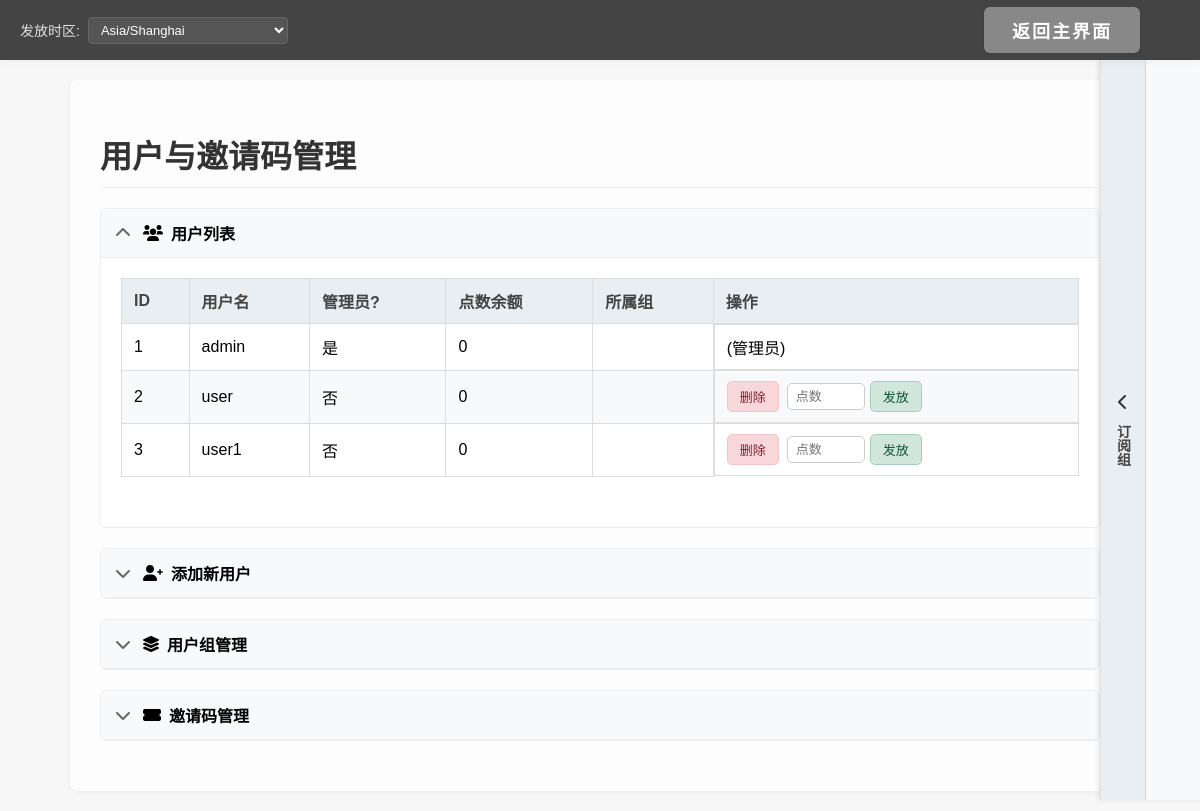
Page /user/manage (signed in) on the earlier database version.
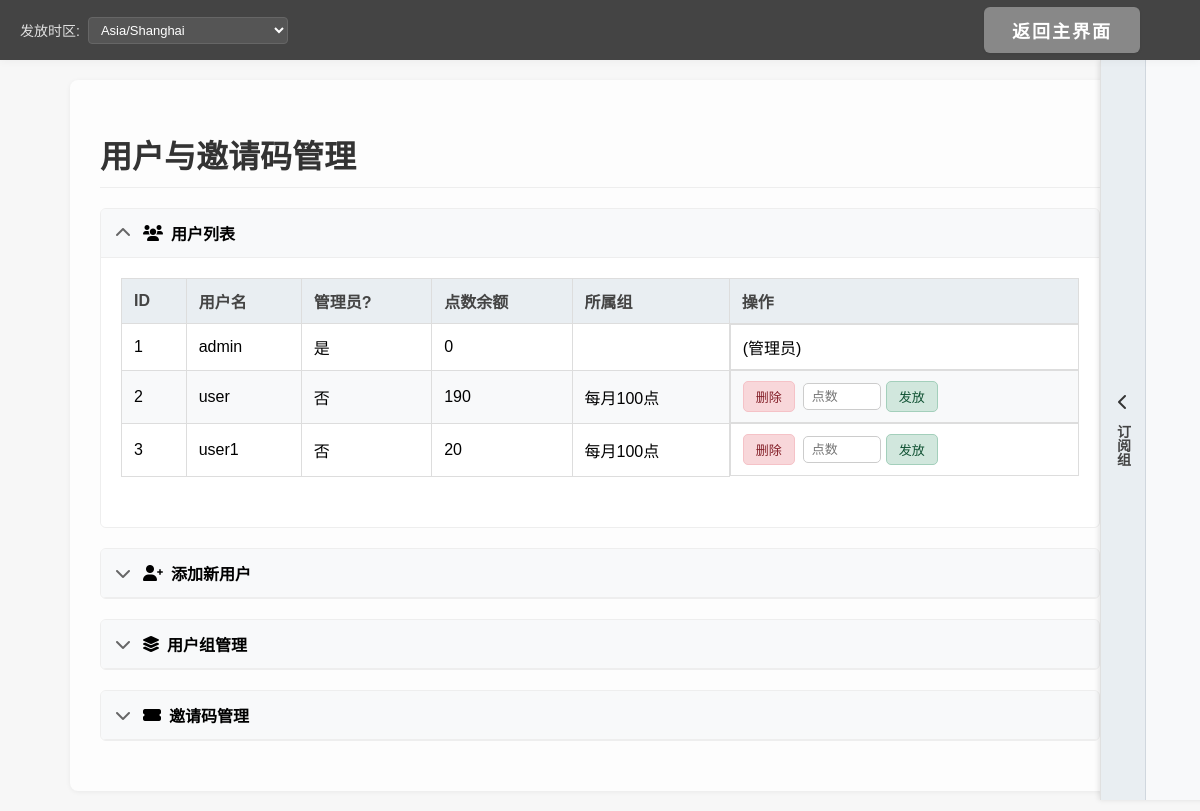
Same page on the later database version.
### app/models/user.py (models this page shows, shortened)
class User(UserMixin, db.Model):
    id = db.Column(db.Integer, primary_key=True)
    username = db.Column(db.String(80), unique=True, nullable=False)
    email = db.Column(db.String(120), unique=True, nullable=True)
    password_hash = db.Column(db.String(128), nullable=False)
    is_admin = db.Column(db.Boolean, default=False)
    password_change_required = db.Column(db.Boolean, default=False, nullable=False)
    auto_save_on_navigate = db.Column(db.Boolean, default=True, nullable=False)
    points = db.Column(db.Integer, default=0, nullable=False)
    active_ai_service_id = db.Column(db.Integer, db.ForeignKey('ai_service.id'), nullable=True)
    groups = db.relationship('Group',
                             secondary=user_group_association,
                             lazy='dynamic', # 返回查询对象
                             back_populates='users')
    @property
    def password(self):
        raise AttributeError('password is not a readable attribute')

### app/user.py (the view, shortened to what this page needs)
@user.route('/manage', methods=['GET', 'POST'])
@login_required
def manage():
    if not current_user.is_admin:
        flash('无权限访问')
        return redirect(url_for('main.index'))
    users = User.query.all()
    groups = Group.query.order_by(Group.name).all()
    return render_template('user_manage.html', users=users, groups=groups)

### app/auth.py (called while the page is built)
@login_manager.user_loader
def load_user(user_id):
    return db.session.get(User, int(user_id))

### app/templates/user_manage.html (shortened to what this page needs)
<!DOCTYPE html>
<html lang="zh-CN">
<head>
    <link rel="stylesheet" href="/static/style.css">
    <link rel="stylesheet" href="https://cdnjs.cloudflare.com/ajax/libs/font-awesome/6.0.0/css/all.min.css">
</head>
<body>
    <div class="top-bar">
        <div class="left-controls">
            <div class="timezone-selector-container">
                <label for="timezone-selector">发放时区:</label>
                <select id="timezone-selector" name="distribution_timezone">
                    <option value="">加载中...</option>
                </select>
            </div>
        </div>
        <div class="right-buttons">
             <a href="{{ url_for('main.index') }}" class="top-btn">返回主界面</a>
        </div>
    </div>
    <div class="container">
        <h1>用户与邀请码管理</h1>
        <details class="collapsible-section" open>
            <summary><i class="fas fa-users"></i> 用户列表</summary>
            <div class="collapsible-content">
                <table>
                    <thead>
                        <tr>
                            <th>ID</th>
                            <th>用户名</th>
                            <th>管理员?</th>
                            <th>点数余额</th>
                            <th>所属组</th>
                            <th>操作</th>
                        </tr>
                    </thead>
                    <tbody>
                        {% for user in users %}
                        <tr>
                            <td>{{ user.id }}</td>
                            <td>{{ user.username }}</td>
                            <td>{{ '是' if user.is_admin else '否' }}</td>
                            <td id="points-{{ user.id }}">{{ user.points }}</td>
                            <td>
                                {% if user.groups %}
                                    {{ user.groups | map(attribute='name') | join(', ') }}
                                {% else %}
                                    -
                                {% endif %}
                            </td>
                            <td class="actions-cell">
                                {% if not user.is_admin %}
                                    <a href="{{ url_for('user.delete', user_id=user.id) }}" class="action-btn delete-btn" onclick="return confirm('确定要删除用户 {{ user.username }} 吗？');">删除</a>
                                    <form class="grant-form" data-user-id="{{ user.id }}">
                                        <input type="number" min="1" placeholder="点数" required>
                                        <button type="submit" class="action-btn">发放</button>
                                    </form>
                                {% else %}
                                    (管理员)
                                {% endif %}
                            </td>
                        </tr>
                        {% endfor %}
                    </tbody>
                </table>
            </div>
        </details>
        <details class="collapsible-section">
            <summary><i class="fas fa-user-plus"></i> 添加新用户</summary>
        </details>
        <details class="collapsible-section">
            <summary><i class="fas fa-layer-group"></i> 用户组管理</summary>
        </details>
        <details class="collapsible-section" id="invitation-code-section">
            <summary><i class="fas fa-ticket-alt"></i> 邀请码管理</summary>
        </details>
    </div>
    <div id="subscription-panel" class="collapsed">
        <div class="panel-toggle-handle" title="管理订阅组">
            <i id="panel-toggle-icon" class="fas fa-chevron-left"></i>
            <span class="panel-handle-text">订阅组</span>
        </div>
    </div>
</body>
</html>

### app/static/style.css (style rules this page uses)
body { margin: 0; font-family: 'Microsoft YaHei', Arial, sans-serif; background: #f7f7f7; }
.top-bar { width: 100%; height: 60px; background: #444; display: flex; align-items: center; justify-content: flex-end; box-shadow: 0 2px 8px rgba(0,0,0,0.04); }
.right-buttons { margin-right: 40px; display: flex; gap: 20px; }
.top-btn { background: #888; color: #fff; font-weight: bold; border: none; border-radius: 6px; padding: 10px 28px; font-size: 18px; text-decoration: none; transition: background 0.2s; letter-spacing: 2px; box-shadow: 0 1px 3px rgba(0,0,0,0.06); }

### app/templates/user_manage.html (style rules this page uses)
body { font-family: 'Microsoft YaHei', Arial, sans-serif; margin: 0; background-color: #f7f7f7; padding-top: 60px; overflow-x: hidden; }
.top-bar { background: #444; padding: 0 20px; display: flex; justify-content: space-between; align-items: center; height: 60px; position: fixed; top: 0; left: 0; width: 100%; box-sizing: border-box; z-index: 1001; box-shadow: 0 2px 8px rgba(0,0,0,0.04); }
.top-bar .right-buttons { display: flex; gap: 15px; margin-left: auto; }
.top-bar .left-controls { display: flex; align-items: center; gap: 15px; }
.timezone-selector-container { display: flex; align-items: center; gap: 8px; margin-right: 15px; }
.timezone-selector-container label { color: #e0e0e0; font-size: 14px; margin-bottom: 0; font-weight: normal; }
#timezone-selector { padding: 4px 8px; border: 1px solid #666; border-radius: 4px; background-color: #555; color: #fff; font-size: 13px; max-width: 200px; }
.container { max-width: 1000px; margin: 20px auto; background: #fdfdfd; padding: 30px; border-radius: 8px; box-shadow: 0 1px 5px rgba(0,0,0,0.06); }
h1, h2 { color: #333; border-bottom: 1px solid #eee; padding-bottom: 10px; margin-bottom: 20px; }
table { width: 100%; border-collapse: collapse; margin-bottom: 30px; }
th, td { border: 1px solid #ddd; padding: 10px 12px; text-align: left; vertical-align: middle; }
th { background-color: #e9eef2; font-weight: bold; color: #444; }
tr:nth-child(even) { background-color: #f8f9fa; }
td.actions-cell { display: flex; align-items: center; gap: 8px; flex-wrap: wrap; }
.action-btn { padding: 5px 12px; border: 1px solid #ccc; border-radius: 5px; cursor: pointer; background-color: #f0f0f0; color: #333; font-size: 13px; text-decoration: none; display: inline-block; vertical-align: middle; transition: background-color 0.2s, border-color 0.2s; }
.delete-btn { background-color: #f8d7da; border-color: #f5c2c7; color: #842029; }
.grant-form { display: flex; align-items: center; gap: 5px; }
.grant-form input[type="number"] { width: 60px; padding: 5px 8px; border: 1px solid #ccc; border-radius: 5px; font-size: 13px; }
.grant-form button { background-color: #d1e7dd; border-color: #a3cfbb; color: #0f5132; }
label { display: block; margin-bottom: 8px; font-weight: bold; color: #555; }
.collapsible-section { margin-bottom: 20px; border: 1px solid #eee; border-radius: 6px; overflow: hidden; }
.collapsible-section summary { cursor: pointer; padding: 12px 15px; font-weight: bold; list-style: none; display: flex; align-items: center; gap: 8px; background-color: #f8f9fa; border-bottom: 1px solid #eee; }
.collapsible-section summary::before { content: '\f078'; font-family: 'Font Awesome 6 Free'; font-weight: 900; transition: transform 0.2s; display: inline-block; margin-right: 5px; color: #666; }
.collapsible-section[open] summary { border-bottom: 1px solid #eee; }
.collapsible-section[open] summary::before { transform: rotate(-180deg); }
.collapsible-content { padding: 20px; background-color: #fff; }
#subscription-panel { height: calc(100vh - 60px); position: fixed; right: 0; top: 60px; background-color: #f8f9fa; border-left: 1px solid #e0e0e0; box-shadow: -2px 0 5px rgba(0,0,0,0.1); transition: transform 0.3s ease-in-out, width 0.3s ease-in-out; overflow: hidden; z-index: 999; transform: translateX(calc(100% - 100px)); }
.panel-toggle-handle { width: 45px; height: 100%; position: absolute; left: 0; top: 0; display: flex; flex-direction: column; align-items: center; justify-content: center; cursor: pointer; background-color: #e9eef2; border-right: 1px solid #d0d7de; box-sizing: border-box; }
.panel-toggle-handle .panel-handle-text { writing-mode: vertical-rl; text-orientation: mixed; margin-top: 15px; font-size: 14px; font-weight: bold; color: #444; white-space: nowrap; }
.panel-toggle-handle #panel-toggle-icon { font-size: 16px; color: #333; transition: transform 0.3s ease-in-out; }

Differences in the rows shown:
changed User "user": points "0" → "190"; groups|map (not shown) → "每月100点"
changed User "user1": points "0" → "20"; groups|map (not shown) → "每月100点"
